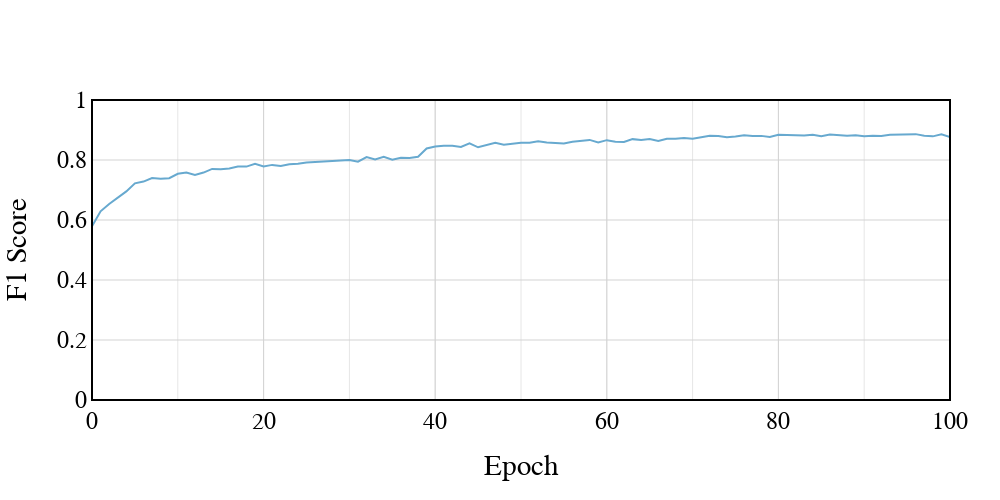

Notebook source saved alongside this figure:
### Code cell
# Change renderer according to your IDE
plot_logs(
    multiclass_train_f1,
    metric_col="Value",
    renderer="jupyterlab",
    width=1000,
    height=500,
    yaxis=dict(
        title="F1 Score",
        title_standoff=25,
        range=[0, 1],
        showgrid=True,
        gridcolor="#D3D3D3"
    )
)

### Figure 1 — Plotly figure (JSON) as saved in the notebook; plotly's stock layout.template omitted (floating-point values rounded to 4 significant figures)
{"data": [{"line": {"color": "#67a9cf"}, "mode": "lines", "type": "scatter", "x": [0, 1, 2, 3, 4, 5, 6, 7, 8, 9, 10, 11, 12, 13, 14, 15, 16, 17, 18, 19, 20, 21, 22, 23, 24, 25, 26, 27, 28, 29, 30, 31, 32, 33, 34, 35, 36, 37, 38, 39, 40, 41, 42, 43, 44, 45, 46, 47, 48, 49, 50, 51, 52, 53, 54, 55, 56, 57, 58, 59, 60, 61, 62, 63, 64, 65, 66, 67, 68, 69, 70, 71, 72, 73, 74, 75, 76, 77, 78, 79, 80, 81, 82, 83, 84, 85, 86, 87, 88, 89, 90, 91, 92, 93, 94, 95, 96, 97, 98, 99, 100], "y": [0.5789, 0.6289, 0.6531, 0.6758, 0.6954, 0.7222, 0.7281, 0.74, 0.7377, 0.7393, 0.7539, 0.7581, 0.7498, 0.7582, 0.7702, 0.769, 0.772, 0.778, 0.778, 0.787, 0.7783, 0.7837, 0.7799, 0.7856, 0.7873, 0.7918, 0.7937, 0.7931, 0.7962, 0.7969, 0.8, 0.7945, 0.8098, 0.802, 0.8106, 0.8011, 0.8075, 0.8067, 0.811, 0.8384, 0.845, 0.8475, 0.8472, 0.8435, 0.8555, 0.8423, 0.8509, 0.8573, 0.8513, 0.8553, 0.8577, 0.8578, 0.8623, 0.8586, 0.8556, 0.855, 0.8605, 0.863, 0.867, 0.8583, 0.8662, 0.8609, 0.8602, 0.8696, 0.867, 0.8697, 0.8636, 0.8709, 0.8709, 0.8734, 0.8712, 0.8757, 0.8806, 0.8798, 0.8762, 0.8781, 0.8828, 0.8803, 0.8804, 0.8769, 0.8844, 0.8835, 0.8835, 0.8814, 0.884, 0.8792, 0.885, 0.8827, 0.881, 0.8822, 0.8795, 0.8804, 0.8799, 0.8842, 0.8846, 0.8846, 0.8862, 0.881, 0.8788, 0.8854, 0.8768]}], "layout": {"autosize": false, "font": {"color": "black", "family": "Arial, sans-serif", "size": 24}, "height": 500, "margin": {"b": 100, "l": 50, "pad": 4, "r": 50, "t": 100}, "plot_bgcolor": "white", "shapes": [{"line": {"color": "black", "width": 2}, "type": "rect", "x0": 0, "x1": 1, "xref": "paper", "y0": 0, "y1": 1, "yref": "paper"}], "showlegend": false, "width": 1000, "xaxis": {"autorange": true, "gridcolor": "#D3D3D3", "minor": {"dtick": 10, "gridcolor": "#E6E6E6", "gridwidth": 1, "tick0": 0, "tickmode": "linear"}, "range": [0, 100], "showgrid": true, "tickmode": "array", "tickvals": [0, 20, 40, 60, 80, 100], "title": {"standoff": 25, "text": "Epoch"}, "type": "linear"}, "yaxis": {"gridcolor": "#D3D3D3", "range": [0, 1], "showgrid": true, "title": {"standoff": 25, "text": "F1 Score"}, "type": "linear"}}}
